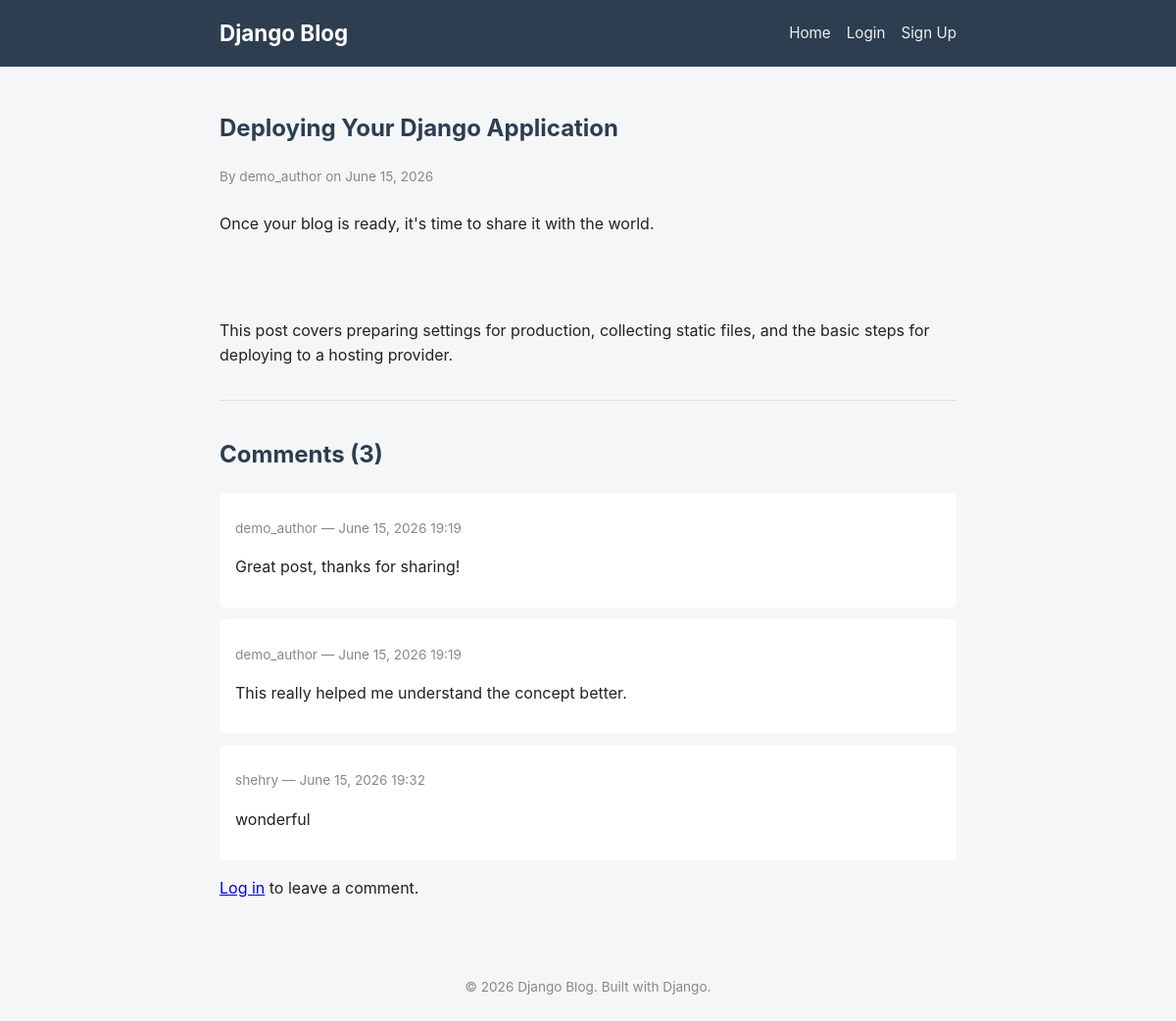
Page /post/deploying-your-django-application/ on the committed database.
### blog/models.py (models this page shows, shortened)
class Post(models.Model):
    STATUS_CHOICES = [
        ('draft', 'Draft'),
        ('published', 'Published'),
    ]
    title = models.CharField(max_length=200)
    slug = models.SlugField(max_length=220, unique_for_date='published_at', blank=True)
    author = models.ForeignKey(settings.AUTH_USER_MODEL, on_delete=models.CASCADE, related_name='posts')
    content = models.TextField()
    image = models.ImageField(upload_to='post_images/', blank=True, null=True)
    status = models.CharField(max_length=10, choices=STATUS_CHOICES, default='published')
    published_at = models.DateTimeField(default=timezone.now)
    created_at = models.DateTimeField(auto_now_add=True)
    updated_at = models.DateTimeField(auto_now=True)
    class Meta:
        ordering = ['-published_at']

class Comment(models.Model):
    post = models.ForeignKey(Post, on_delete=models.CASCADE, related_name='comments')
    author = models.ForeignKey(settings.AUTH_USER_MODEL, on_delete=models.CASCADE, related_name='comments')
    body = models.TextField()
    created_at = models.DateTimeField(auto_now_add=True)
    active = models.BooleanField(default=True)
    class Meta:
        ordering = ['created_at']

### blog/views.py (the view)
# urls.py: path('post/<slug:slug>/', views.PostDetailView.as_view(), name='post_detail'),
class PostDetailView(DetailView):
    model = Post
    template_name = 'blog/post_detail.html'
    context_object_name = 'post'
    def get_queryset(self):
        return Post.objects.all()
    def get_context_data(self, **kwargs):
        context = super().get_context_data(**kwargs)
        context['comments'] = self.object.comments.filter(active=True)
        context['comment_form'] = CommentForm()
        return context

### templates/blog/post_detail.html (shortened to what this page needs)
{% extends "base.html" %}
{% block content %}
    <article class="post-detail">
        <h1>{{ post.title }}</h1>
        <p class="post-meta">
            By {{ post.author.username }} on {{ post.published_at|date:"F j, Y" }}
        </p>
        <div class="post-content">{{ post.content|linebreaks }}</div>
    </article>
    <section class="comments-section">
        <h2>Comments ({{ comments|length }})</h2>
        {% for comment in comments %}
            <div class="comment">
                <p class="comment-meta">{{ comment.author.username }} &mdash; {{ comment.created_at|date:"F j, Y H:i" }}</p>
                <p>{{ comment.body|linebreaks }}</p>
            </div>
        {% empty %}
            <p class="empty-state">No comments yet.</p>
        {% endfor %}
        {% if user.is_authenticated %}
            <h3>Add a comment</h3>
            <form method="post" action="{% url 'add_comment' post.slug %}">
                {% csrf_token %}
                <div class="form-group">
                    {{ comment_form.body }}
                </div>
                <button type="submit" class="btn">Post Comment</button>
            </form>
        {% else %}
            <p><a href="{% url 'login' %}">Log in</a> to leave a comment.</p>
        {% endif %}
    </section>
{% endblock %}

### static/css/style.css (style rules this page uses)
* { box-sizing: border-box; }
body { font-family: -apple-system, Segoe UI, Roboto, Helvetica, Arial, sans-serif; margin: 0; background-color: #f5f6f8; color: #222; line-height: 1.6; }
h1, h2, h3 { color: #2c3e50; }
.post-meta { color: #888; font-size: 0.85rem; margin-bottom: 0.5rem; }
.post-detail .post-meta { margin-bottom: 1.5rem; }
.post-content { margin-bottom: 2rem; white-space: pre-wrap; }
.comments-section { margin-top: 2rem; border-top: 1px solid #ddd; padding-top: 1rem; }
.comment { background: #fff; border-radius: 6px; padding: 0.75rem 1rem; margin-bottom: 0.75rem; }
.comment-meta { color: #888; font-size: 0.85rem; margin-bottom: 0.25rem; }

### rows in the picture
Post: title "Deploying Your Django Application", author.username "demo_author", published_at "June 15, 2026", content "Once your blog is ready, it's time to share it with the world. This post covers preparing settings for production, collecting static files, and the basic steps for deploying to a hosting provider."
Comment: author.username "demo_author", created_at "June 15, 2026 19:19", body "Great post, thanks for sharing!"
Comment: author.username "demo_author", created_at "June 15, 2026 19:19", body "This really helped me understand the concept better."
Comment: author.username "shehry", created_at "June 15, 2026 19:32", body "wonderful"

### other values in the picture
{{ comments|length }} "3"
